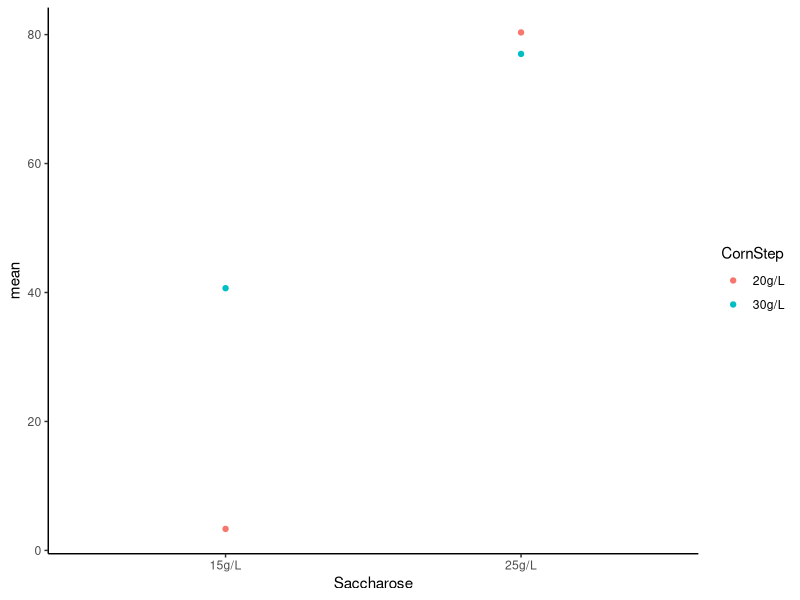

This figure's R source:
## ---- chunk 1
require(dplyr)
require(ggplot2)
require(reshape2)
## ---- chunk 2
my.dat <- data.frame(
  R1=c(62,60,63,59,rep(NA,4)),
  R2=c(63,67,71,64,65,66,rep(NA,2)),
  R3=c(68,66,71,67,68,68,rep(NA,2)),
  R4=c(56,62,60,61,63,64,63,59)
    )

my.dat.melt <- my.dat %>% melt()
## ---- chunk 3
var.each <- my.dat.melt %>% na.omit() %>% group_by(variable) %>% summarise(var = var(value))
var.each
## ---- chunk 4

sd_un <- function(X){
  sqrt(sum((X - mean(X))^2)/length(X))
}

var_un <- function(X){
  sum((X - mean(X))^2)/length(X)
}

my.dat.melt <- my.dat.melt %>% na.omit()
var.each <- my.dat.melt %>% group_by(variable) %>% summarise(mean=mean(value),sd_un = sd_un(value),var_un=var_un(value),n=n())
var.each
moy.glob <- mean(my.dat.melt$value)
moy.glob
n <- nrow(my.dat.melt)
k <- unique(my.dat.melt$variable) %>% length()
cc <- aov(value~variable,my.dat.melt)
summary(cc)
## ---- chunk 5
SCE_exp <- apply(as.data.frame(var.each[,-1]),1,function(x){x["n"]*(x["mean"]-moy.glob)^2}) %>% sum()
var_inter <- SCE_exp / n


SCE_res <- apply(as.data.frame(var.each[,-1]),1,function(x){x["var_un"]*x["n"]}) %>% sum()
var_intra <- SCE_res / n

var_tot <- var_intra + var_inter
SCE_tot <- SCE_exp + SCE_res

cbind(SCE_tot,SCE_exp,SCE_res,var_tot,var_intra,var_inter)

## ---- chunk 6
R2 <- var_intra/var_tot
F <- (var_inter/(k-1))/(var_intra/(n-k))
F
pf( F ,k-1,n-k, lower.tail=FALSE )
## ---- chunk 7
lapply(split(my.dat.melt,unique(my.dat.melt$variable)),function(x){shapiro.test(x$value)})
bartlett.test(formula=value~variable,data=my.dat.melt)
## ---- chunk 8
my.dat <- data.frame(
  Saccharose=paste0(c(15,25,15,25),"g/L"),
  CornStep=paste0(c(20,20,30,30),"g/L"),
  Ser1=c(0,95,32,75),
  Ser2=c(10,70,49,86),
  Ser3=c(0,76,41,70)
)
my.dat.melt <- my.dat %>% melt()
my.dat.melt
## ---- chunk 9

my.dat.melt %>% group_by(Saccharose,CornStep) %>% summarise(mean = mean(value),value=list(value)) %>% ggplot(aes(x=Saccharose,y=mean,col=CornStep)) + geom_point() + theme_classic()
cc <- aov(value~Saccharose+CornStep+Saccharose*CornStep,data=my.dat.melt)
summary(cc)
## ---- chunk 10
moy.glob <- my.dat.melt$value %>% mean()
n <- my.dat.melt$value %>% length()
a <- my.dat.melt$Saccharose %>% unique() %>% length()
b <- my.dat.melt$CornStep %>% unique() %>% length()


mean.A <- my.dat.melt %>% group_by(Saccharose) %>% summarise(mean=mean(value),n=n())
mean.B <- my.dat.melt %>% group_by(CornStep) %>% summarise(mean=mean(value),n=n())
mean.AB <- my.dat.melt %>% group_by(Saccharose,CornStep) %>% summarise(mean = mean(value),n=n())

SCE.A <- apply(as.data.frame(mean.A[,-1]),1,function(x){
  x["n"]*(x["mean"] - moy.glob)^2
})%>% sum()

SCE.B <- apply(as.data.frame(mean.B[,-1]),1,function(x){
  x["n"]*(x["mean"] - moy.glob)^2
})%>% sum()

SCE.AB <- apply(as.data.frame(mean.AB[,-1:-2]),1,function(x){
  x["n"]*(x["mean"] - moy.glob)^2
})%>% sum() - SCE.A - SCE.B

SCR <- apply(my.dat.melt,1,function(x){
  mean.cond <- mean.AB %>% as.data.frame() %>% dplyr::filter(Saccharose == x["Saccharose"] & CornStep == x["CornStep"]) %>% pull(mean)
  ((as.numeric(x["value"]) - mean.cond)^2)
})%>% sum()



## ---- chunk 11
F <- (SCE.A/(a-1))/(SCR/(n-a*b))
F
pf( F ,a-1,n-(a*b), lower.tail=FALSE )
## ---- chunk 12
F <- (SCE.B/(a-1))/(SCR/(n-a*b))
F
pf( F ,a-1,n-(a*b), lower.tail=FALSE )
## ---- chunk 13
F <- (SCE.AB/(a-1)*(b-1))/(SCR/(n-a*b))
F
pf( F ,(a-1)*(b-1),n-(a*b), lower.tail=FALSE )
